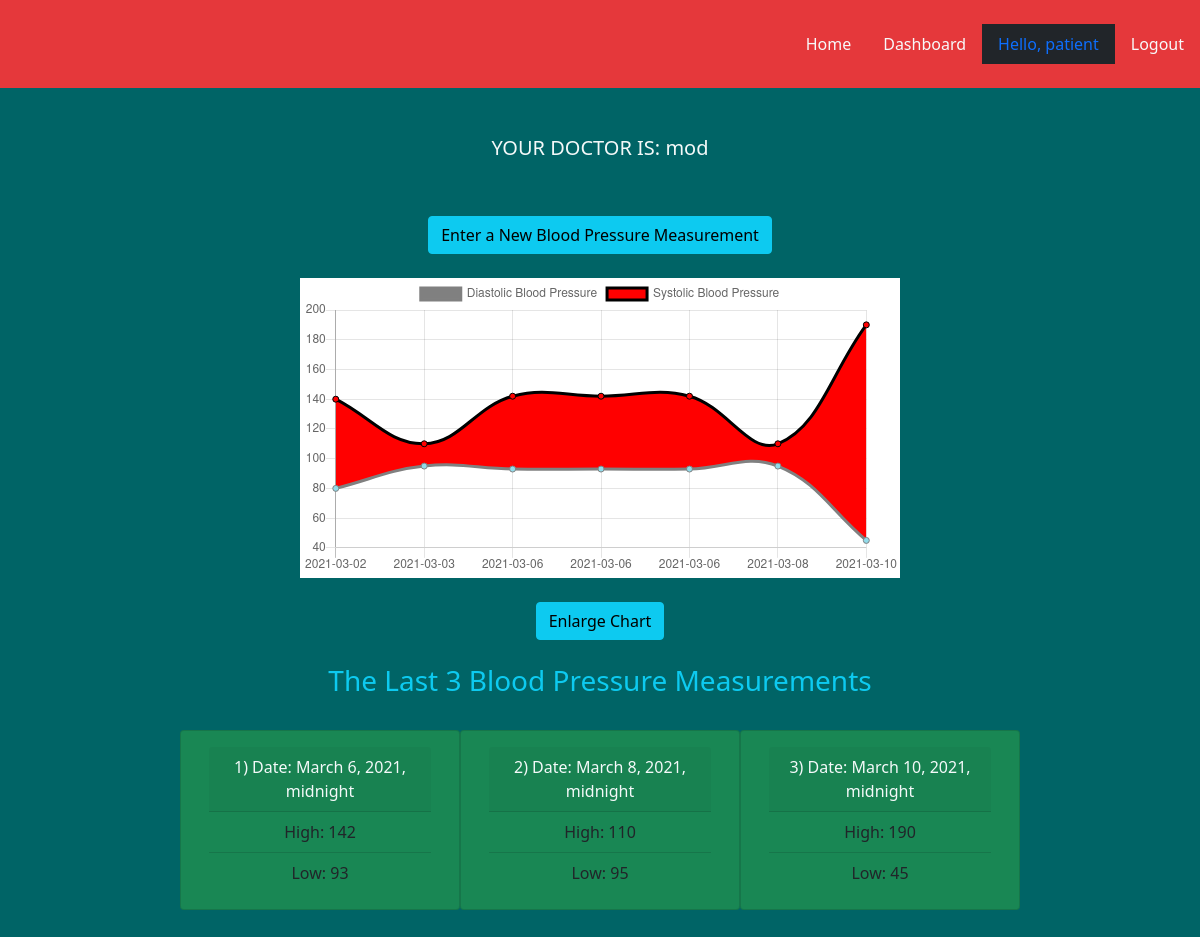
The page /doctorpatient/dashboard/ (signed in) on the database as committed earlier.
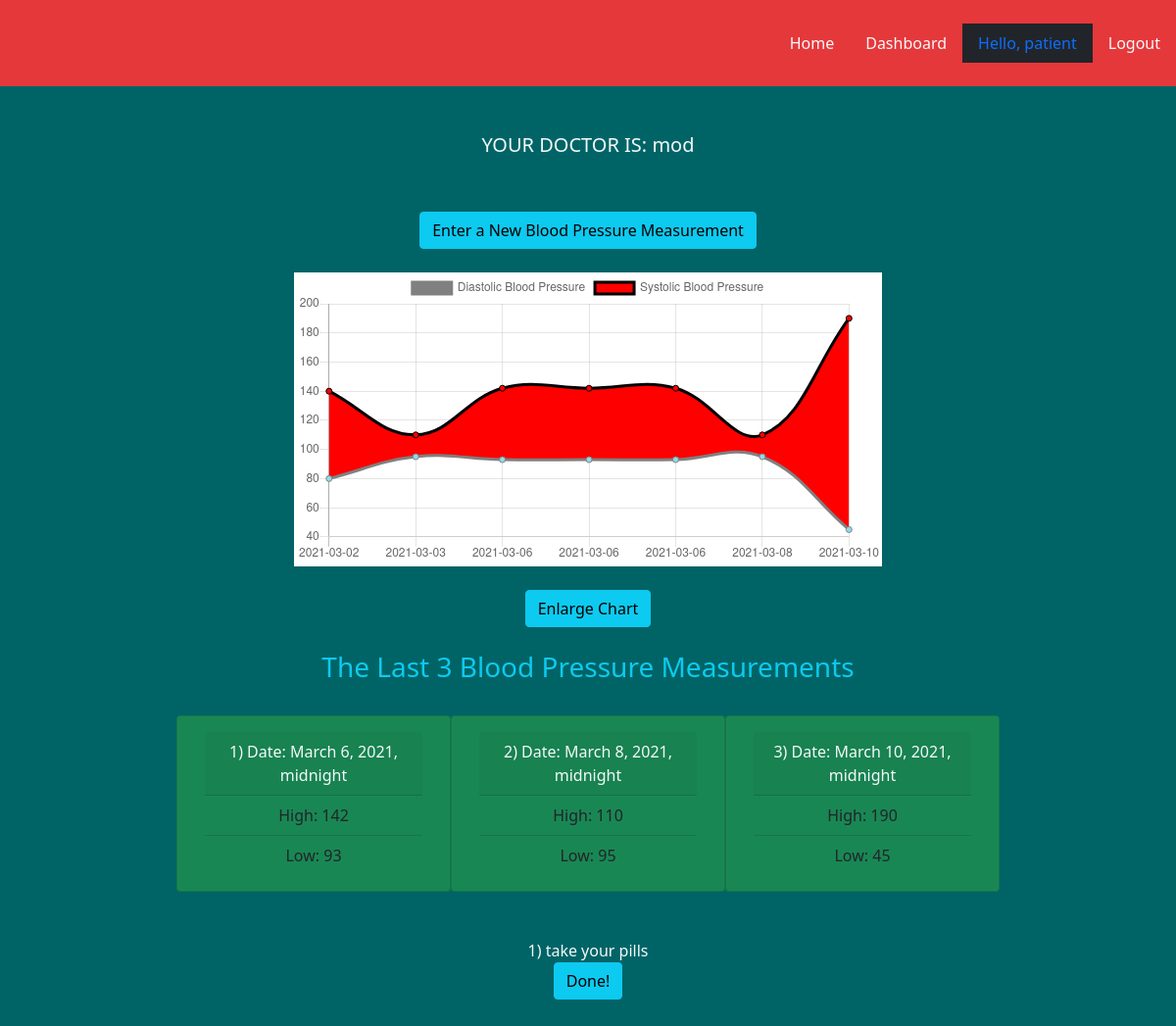
The same page on the database as committed later.
### input/models.py (models this page shows)
class UserInput(models.Model):
    current_date = models.DateTimeField(default=timezone.now)
    high_blood_pressure = models.IntegerField()
    low_blood_pressure = models.IntegerField()
    user = models.ForeignKey(User, on_delete=models.CASCADE, related_name="author", null=True)

### doctorpatient/models.py (models this page shows)
class Suggestion(models.Model):
    user = models.ForeignKey(User, on_delete=models.CASCADE, null=False, blank=True)
    suggestion = models.CharField(max_length=10000, null=False, blank=True)
    isRead = models.BooleanField(null=False, default=False)
    objects = models.Manager()

### doctorpatient/views.py (the view)
# urls.py: path('dashboard/', views.dashboard, name='dashboard'),
def dashboard(request):
    isDoctor = False
    user = request.user
    userDoctor = Doctor.objects.all().filter(user__username__contains=user.username)
    userPatient = Patient.objects.all().filter(user__username__contains=user.username)
    if len(userDoctor) != 0:
        isDoctor = True
    elif len(userPatient) != 0:
        isDoctor = False
    else:
        return render(request, 'doctorpatient/registertypes.html')
    if isDoctor:
        patients = Patient.objects.all().filter(doctor__user__username__contains=user.username)
        context = {'patients':patients}
        return render(request, 'doctorpatient/doctordashboard.html', context)
    else:
        recordList = UserInput.objects.all().filter(user__username__contains=user.username)
        records = []
        if len(recordList) >= 3:
            for i in range(len(recordList)-3,len(recordList)):
                records.append(recordList[i])
        doctorName = userPatient[0].doctor.user.username
        suggestionList = Suggestion.objects.all().filter(user__username__contains=user.username)
        print(suggestionList)
        suggestions = []
        if len(suggestionList) > 0:
            for i in suggestionList:
                print("i is: ", i)
                suggestions.append(i)
        user_data = UserInput.objects.all().filter(user__username__contains=user.username)
        dates = []
        sys = []
        dia = []
        for data_point in user_data:
            sys.append(str(data_point.high_blood_pressure))
            dia.append(str(data_point.low_blood_pressure))
            dates.append(str(data_point.current_date)[:10])
        print(suggestions)
        context = {'doctorName':doctorName, 'records':records, 'labels' : dates,'dia_data': dia,'sys_data': sys, 'isDoctor': False, 'suggestions':suggestions}
        return render(request, 'doctorpatient/patientdashboard.html', context)

### templates/doctorpatient/patientdashboard.html (shortened to what this page needs)
{% extends 'users/base.html' %}
{% block body %}
    <div class="bg-4">
        <div class="form-wrapper">
            <br>
            <br>
            <h5>YOUR DOCTOR IS: {{doctorName}}</h5>
            <br>
            <br>
            <div id="newUserInput">
                <a class="btn btn-info" href="{% url 'user_input' %}">Enter a New Blood Pressure Measurement</a>
            </div>
            <br>
            <div class="bg-white">
                <canvas class="bg-0" id="myChart"></canvas>
            </div>
            <br>
            <div id="seeChart">
                <a class="btn btn-info" href="{% url 'line-chart' %}">Enlarge Chart</a>
            </div>
            <br>
            <h3 class="main-title text-info">The Last 3 Blood Pressure Measurements</h3>
        </div>
        <br>
        <div class="form-wrapper-70">
            <div class="container">
                <div class="row">
                    {% for r in records %}
                    <div class="card bg-success col" style="width: 18rem;">
                        <div class="card-body bg-success">
                        <div class="card-header">{{forloop.counter}}) Date: {{r.current_date}}</div>
                        <ul class = "list-group list-group-flush bg-success">
                            <li class="list-group-item bg-success">High: {{r.high_blood_pressure}}</li>
                            <li class="list-group-item bg-success">Low: {{r.low_blood_pressure}}</li>
                        </ul>
                        </div>
                    </div>
                    {% endfor %}
                </div>
            </div>
            <br>
            <br>
        </div>
        {% if not isDoctor %}
            <div class="form-wrapper-70">
                {% for s in suggestions %}
                    <p> {{forloop.counter}}) {{s.suggestion}} </p>
                    <form method="POST">
                        <input type="submit" value="Done!" class="btn btn-info"></p>
                    </form>
                {% endfor %}
                <br>
            </div>
            <br>
        {% endif %}
    </div>
    <script>
    var ctx = document.getElementById('myChart').getContext('2d');
        var chart = new Chart(ctx, {
            // The type of chart we want to create
            type: 'line',
            // The data for our dataset
            data: {
                labels: {{ labels|safe }},
                datasets: [{                 // Chart parameters here!!!
                    label: 'Diastolic Blood Pressure',
                    fill: false,
                    backgroundColor: 'rgb(146,219,234)',
                    borderColor: 'rgb(128, 128, 128)',    //Line colour
                    data: {{ dia_data|safe }}
                },{
                    label: 'Systolic Blood Pressure',
                    fill: '-1',
                    backgroundColor: 'rgb(255,0,0)',
                    borderColor: 'rgb(0, 0, 0)',
                    data: {{ sys_data|safe }}
                }]
            },
            // Configuration options go here
            options: {
            }
        });
    </script>
{% endblock %}

Rows that differ between the two databases and show on the page:
added Suggestion: suggestion "take your pills"
